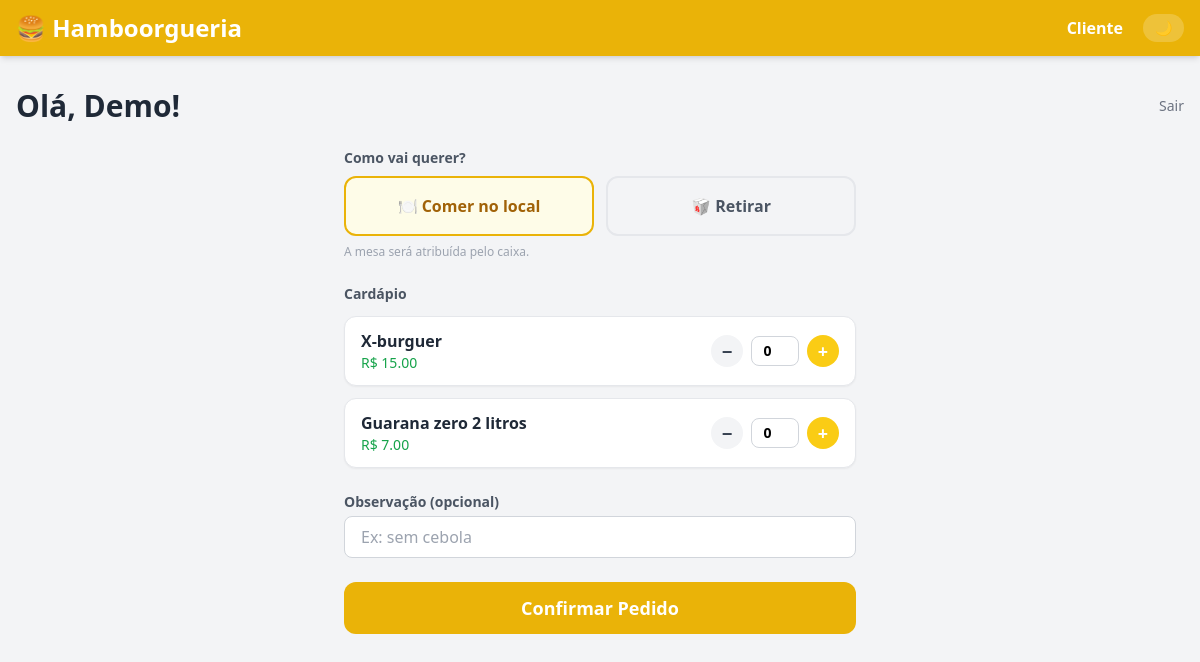
Screenshot of /demo/cliente with the database file from the repository.
### app/models.py (models this page shows)
class ClienteBase(SQLModel):
    nome: str
    telefone: str = Field(unique=True, index=True)

class Cliente(ClienteBase, table=True):
    id: Optional[int] = Field(default=None, primary_key=True)
    token: str = Field(
        default_factory=lambda: secrets.token_urlsafe(32),
        unique=True, index=True,
    )
    senha_hash: Optional[str] = Field(default=None)
    pedidos: list["Pedido"] = Relationship(back_populates="cliente")

class ProdutoBase(SQLModel):
    nome: str = Field(index=True)
    preco: float
    disponivel: bool = True

class Produto(ProdutoBase, table=True):
    id: Optional[int] = Field(default=None, primary_key=True)
    itens: list["ItemPedido"] = Relationship(back_populates="produto")

### app/main.py (the view)
@app.get("/demo/cliente", response_class=HTMLResponse)
def demo_cliente(request: Request, session: Session = Depends(get_session)):
    cliente = session.exec(select(Cliente).where(Cliente.telefone == "00000000000")).first()
    if not cliente:
        prods = session.exec(select(Produto).where(Produto.disponivel == True)).all()
        return templates.TemplateResponse(request, "cliente.html", {"cliente": None, "produtos": prods})
    ativo = _pedido_ativo(cliente, session)
    if ativo:
        _carregar_itens([ativo], session)
        sol = _solicitacao_pendente(ativo.id, session)
        return templates.TemplateResponse(request, "cliente.html", {
            "cliente": cliente, "pedido_ativo": ativo, "solicitacao": sol,
        })
    prods = session.exec(select(Produto).where(Produto.disponivel == True)).all()
    return templates.TemplateResponse(request, "cliente.html", {
        "cliente": cliente,
        "pedido_ativo": None,
        "produtos": prods,
        "historico": _historico_cliente(cliente, session),
    })

### app/templates/cliente.html (shortened to what this page needs)
{% extends "base.html" %}
{% block content %}
{% if not cliente %}
<div class="max-w-sm mx-auto mt-10">
  <h1 class="text-3xl font-bold mb-2 text-gray-800 text-center">Bem-vindo!</h1>
  <p class="text-gray-500 text-center mb-6">Faça login ou crie seu cadastro para pedir.</p>
  <div class="flex rounded-xl overflow-hidden border border-gray-200 mb-6">
    <button onclick="mostrarAbaCliente('aba-entrar')" id="btn-entrar"
            class="flex-1 py-2 text-sm font-semibold bg-yellow-500 text-white">
      Entrar
    </button>
    <button onclick="mostrarAbaCliente('aba-cadastrar')" id="btn-cadastrar"
            class="flex-1 py-2 text-sm font-semibold bg-white text-gray-500 hover:bg-gray-50">
      Cadastrar
    </button>
  </div>
  <div id="aba-entrar" class="bg-white rounded-2xl shadow p-6">
    {% if erro_entrar %}
    <div class="bg-red-50 border border-red-200 text-red-700 text-sm rounded-lg px-4 py-3 mb-4">
      {{ erro_entrar }}
    </div>
    {% endif %}
    <form method="post" action="/cliente/entrar" class="space-y-4">
      <div>
        <label class="block text-sm font-semibold text-gray-600 mb-1">Telefone</label>
        <input type="tel" name="telefone" placeholder="Ex: 11999990000" required autofocus
               class="w-full border border-gray-300 rounded-lg px-4 py-2 focus:outline-none focus:ring-2 focus:ring-yellow-400" />
      </div>
      <div>
        <label class="block text-sm font-semibold text-gray-600 mb-1">Senha</label>
        <input type="password" name="senha" placeholder="••••••••"
               class="w-full border border-gray-300 rounded-lg px-4 py-2 focus:outline-none focus:ring-2 focus:ring-yellow-400" />
      </div>
      <button type="submit"
              class="w-full bg-yellow-500 hover:bg-yellow-600 text-white font-bold py-3 rounded-xl text-lg">
        Entrar
      </button>
    </form>
  </div>
  <div id="aba-cadastrar" class="bg-white rounded-2xl shadow p-6 hidden">
    {% if erro_cadastrar %}
    <div class="bg-red-50 border border-red-200 text-red-700 text-sm rounded-lg px-4 py-3 mb-4">
      {{ erro_cadastrar }}
    </div>
    {% endif %}
    <form method="post" action="/cliente/registrar" class="space-y-4">
      <div>
        <label class="block text-sm font-semibold text-gray-600 mb-1">Nome</label>
        <input type="text" name="nome" placeholder="Ex: João" required
               class="w-full border border-gray-300 rounded-lg px-4 py-2 focus:outline-none focus:ring-2 focus:ring-yellow-400" />
      </div>
      <div>
        <label class="block text-sm font-semibold text-gray-600 mb-1">Telefone</label>
        <input type="tel" name="telefone" placeholder="Ex: 11999990000" required
               class="w-full border border-gray-300 rounded-lg px-4 py-2 focus:outline-none focus:ring-2 focus:ring-yellow-400" />
      </div>
      <div>
        <label class="block text-sm font-semibold text-gray-600 mb-1">Senha</label>
        <input type="password" name="senha" placeholder="••••••••" required
               class="w-full border border-gray-300 rounded-lg px-4 py-2 focus:outline-none focus:ring-2 focus:ring-yellow-400" />
      </div>
      <button type="submit"
              class="w-full bg-yellow-500 hover:bg-yellow-600 text-white font-bold py-3 rounded-xl text-lg">
        Criar cadastro
      </button>
    </form>
  </div>
  <script>
    function mostrarAbaCliente(id) {
      ['aba-entrar', 'aba-cadastrar'].forEach(a => document.getElementById(a).classList.add('hidden'));
      document.getElementById(id).classList.remove('hidden');
      document.getElementById('btn-entrar').className =
        'flex-1 py-2 text-sm font-semibold ' + (id === 'aba-entrar' ? 'bg-yellow-500 text-white' : 'bg-white text-gray-500 hover:bg-gray-50');
      document.getElementById('btn-cadastrar').className =
        'flex-1 py-2 text-sm font-semibold ' + (id === 'aba-cadastrar' ? 'bg-yellow-500 text-white' : 'bg-white text-gray-500 hover:bg-gray-50');
    }
    {% if erro_entrar %}mostrarAbaCliente('aba-entrar');{% endif %}
    {% if erro_cadastrar %}mostrarAbaCliente('aba-cadastrar');{% endif %}
  </script>
</div>
{% else %}
<div class="flex justify-between items-center mb-6">
  <h1 class="text-3xl font-bold text-gray-800">Olá, {{ cliente.nome }}!</h1>
  <a href="/cliente/sair" class="text-sm text-gray-500 hover:text-red-500 hover:underline">Sair</a>
</div>
<div class="max-w-lg mx-auto">
  <form id="form-pedido"
        hx-post="/cliente/pedido"
        hx-target="#resultado-pedido"
        hx-swap="innerHTML"
        hx-on::after-request="if(event.detail.successful) this.reset()"
        class="space-y-6">
    <div>
      <label class="block text-sm font-semibold text-gray-600 mb-2">Como vai querer?</label>
      <div class="flex gap-3">
        <label class="flex-1 cursor-pointer">
          <div class="border-2 border-gray-200 peer-checked:border-yellow-500 peer-checked:bg-yellow-50
                      rounded-xl p-4 text-center transition font-semibold text-gray-600 peer-checked:text-yellow-700">
            🍽️ Comer no local
          </div>
        </label>
        <label class="flex-1 cursor-pointer">
          <div class="border-2 border-gray-200 peer-checked:border-yellow-500 peer-checked:bg-yellow-50
                      rounded-xl p-4 text-center transition font-semibold text-gray-600 peer-checked:text-yellow-700">
            🥡 Retirar
          </div>
        </label>
      </div>
      <p class="text-xs text-gray-400 mt-2">A mesa será atribuída pelo caixa.</p>
    </div>
    <div>
      <label class="block text-sm font-semibold text-gray-600 mb-3">Cardápio</label>
      <div class="space-y-3">
        {% for produto in produtos %}
        <div class="flex items-center justify-between bg-white border border-gray-200 rounded-xl px-4 py-3 shadow-sm">
          <div>
            <p class="font-semibold text-gray-800">{{ produto.nome }}</p>
            <p class="text-sm text-green-600 font-medium">R$ {{ "%.2f"|format(produto.preco) }}</p>
          </div>
          <div class="flex items-center gap-2">
            <button type="button" onclick="ajustarQtd('qtd-{{ produto.id }}', -1)"
                    class="w-8 h-8 rounded-full bg-gray-100 hover:bg-gray-200 text-gray-700 font-bold text-lg leading-none">−</button>
            <input type="number" id="qtd-{{ produto.id }}" name="item_{{ produto.id }}"
                   value="0" min="0"
                   class="w-12 text-center border border-gray-300 rounded-lg py-1 text-sm font-semibold" readonly />
            <button type="button" onclick="ajustarQtd('qtd-{{ produto.id }}', 1)"
                    class="w-8 h-8 rounded-full bg-yellow-400 hover:bg-yellow-500 text-white font-bold text-lg leading-none">+</button>
          </div>
        </div>
        {% else %}
        <p class="text-gray-400 italic">Nenhum produto disponível no momento.</p>
        {% endfor %}
      </div>
    </div>
    <div>
      <label class="block text-sm font-semibold text-gray-600 mb-1">Observação (opcional)</label>
      <input type="text" name="observacao" placeholder="Ex: sem cebola"
             class="w-full border border-gray-300 rounded-lg px-4 py-2 focus:outline-none focus:ring-2 focus:ring-yellow-400" />
    </div>
    <button type="submit"
            class="w-full bg-yellow-500 hover:bg-yellow-600 text-white font-bold py-3 rounded-xl text-lg">
      Confirmar Pedido
    </button>
  </form>
</div>
{% endif %}
{% endblock %}

### app/templates/base.html (shortened to what this page needs)
<!DOCTYPE html>
<html lang="pt-BR">
<head>
  <script src="https://cdn.tailwindcss.com"></script>
  <link rel="stylesheet" href="/static/css/main.css" />
</head>
<body class="bg-gray-100 min-h-screen font-sans">
  <nav class="bg-yellow-500 shadow-md">
    <div class="max-w-7xl mx-auto px-4 py-3 flex flex-wrap gap-4 items-center justify-between">
      <span class="text-2xl font-bold text-white">🍔 Hamboorgueria</span>
      <div class="flex gap-3 flex-wrap items-center">
        {% if usuario %}
          {% if usuario.perfil in ['cozinha', 'auditoria'] %}
          <a href="/cozinha"   class="text-white font-semibold hover:underline">Cozinha</a>
          {% endif %}
          {% if usuario.perfil in ['caixa', 'auditoria'] %}
          <a href="/caixa"     class="text-white font-semibold hover:underline">Caixa</a>
          {% endif %}
          {% if usuario.perfil == 'auditoria' %}
          <a href="/auditoria" class="text-white font-semibold hover:underline">Auditoria</a>
          {% endif %}
          <span class="text-white/70 text-sm border-l border-white/30 pl-3">{{ usuario.login }}</span>
          <a href="/logout" class="bg-white/20 hover:bg-white/30 text-white text-sm font-semibold px-3 py-1 rounded-full">Sair</a>
        {% else %}
          <a href="/cliente" class="text-white font-semibold hover:underline">Cliente</a>
        {% endif %}
        <button onclick="alternarTema()"
                id="btn-tema"
                class="ml-2 bg-white/20 hover:bg-white/30 text-white font-bold px-3 py-1 rounded-full text-sm transition">
        </button>
      </div>
    </div>
  </nav>
  <main class="max-w-7xl mx-auto px-4 py-8">
    {% block content %}{% endblock %}
  </main>
</body>
</html>

### app/static/css/main.css (style rules this page uses)
*, *::before, *::after { transition: background-color 0.2s ease, border-color 0.2s ease, color 0.15s ease; }

### rows the page displays
Cliente: nome "Demo"
Produto: nome "X-burguer", preco "15.00"
Produto: nome "Guarana zero 2 litros", preco "7.00"
